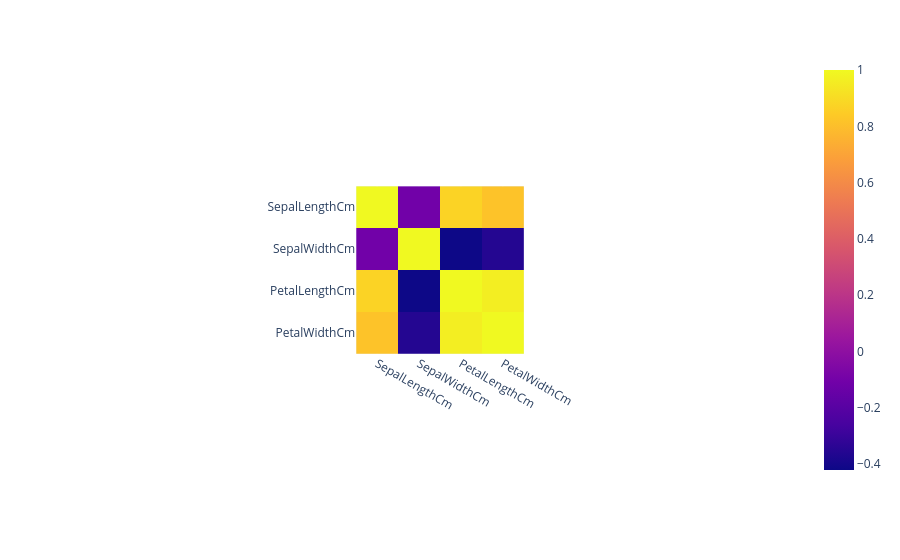

The notebook cell this image was saved under:
### Markdown cell above
### Heatmap with Plotly

### Code cell
fig = px.imshow(correlation)
fig.show()

### Figure 1 — Plotly figure (JSON) as saved in the notebook; plotly's stock layout.template omitted (floating-point values rounded to 4 significant figures)
{"data": [{"coloraxis": "coloraxis", "hovertemplate": "x: %{x}<br>y: %{y}<br>color: %{z}<extra></extra>", "name": "0", "type": "heatmap", "x": ["SepalLengthCm", "SepalWidthCm", "PetalLengthCm", "PetalWidthCm"], "xaxis": "x", "y": ["SepalLengthCm", "SepalWidthCm", "PetalLengthCm", "PetalWidthCm"], "yaxis": "y", "z": [[1, -0.1094, 0.8718, 0.818], [-0.1094, 1, -0.4205, -0.3565], [0.8718, -0.4205, 1, 0.9628], [0.818, -0.3565, 0.9628, 1]]}], "layout": {"autosize": true, "coloraxis": {"colorscale": [[0, "#0d0887"], [0.1111, "#46039f"], [0.2222, "#7201a8"], [0.3333, "#9c179e"], [0.4444, "#bd3786"], [0.5556, "#d8576b"], [0.6667, "#ed7953"], [0.7778, "#fb9f3a"], [0.8889, "#fdca26"], [1, "#f0f921"]]}, "margin": {"t": 60}, "xaxis": {"anchor": "y", "autorange": true, "constrain": "domain", "domain": [0.3836, 0.6164], "range": [-0.5, 3.5], "scaleanchor": "y", "type": "category"}, "yaxis": {"anchor": "x", "autorange": true, "constrain": "domain", "domain": [0.01625, 0.9837], "range": [3.5, -0.5], "type": "category"}}}
